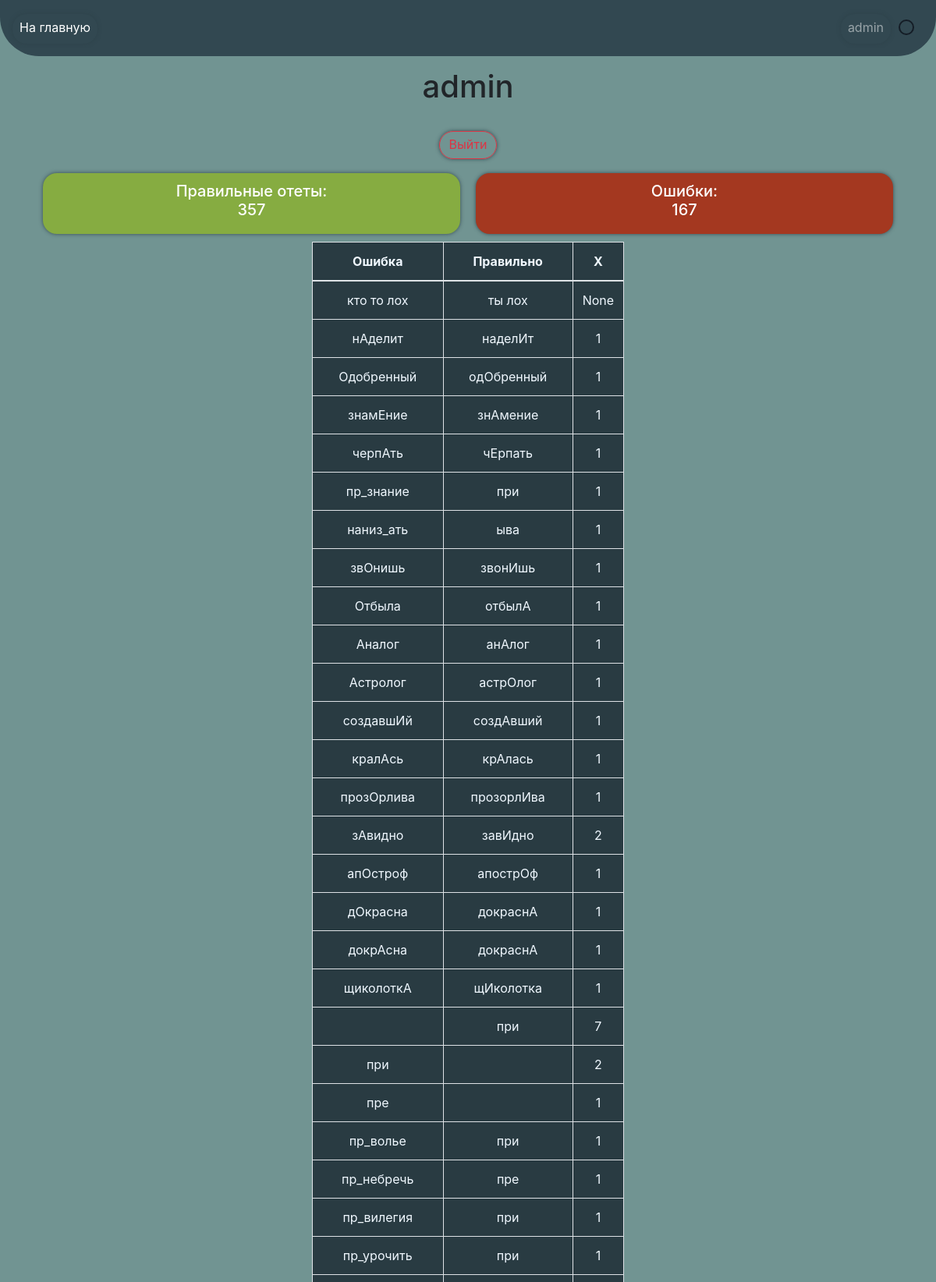
The page /game/profile/admin/ (signed in, upper part) on the database its author committed.
### wordsgame/models.py (models this page shows, shortened)
class GameUser(AbstractUser):
    static_wrong = models.IntegerField(
        verbose_name='Количество неверных ответов')
    static_correct = models.IntegerField(
        verbose_name='Количество верных ответов')
    def get_absolute_url(self):
        return reverse("profile_url", kwargs={"current_user_page_name": self.username})

class Mistake(models.Model):
    your_answer = models.CharField(
        verbose_name='Ошибочный ответ', max_length=50)
    correct_answer = models.CharField(
        verbose_name='Правильный ответ', max_length=50)
    user_didit = models.ManyToManyField(GameUser)
    count = models.IntegerField(verbose_name='Количество повторений ошибки', blank=True, null=True)

### wordsgame/views.py (the view, shortened to what this page needs)
# urls.py: path('profile/<str:current_user_page_name>/', MyProfile.as_view(), name='profile_url'),
class MyProfile(View):
    def get(self, request, current_user_page_name):
        if request.user.is_authenticated:
            if request.user.username == current_user_page_name:
                mist = request.user.mistake_set.all()
                return render(request, 'wordsgame/Myprofile.html', context={'mistakes': mist, 'profile':request.user})
            else:
                return HttpResponseNotFound('Пользователя с таким именем не существует')
        else:
            return HttpResponseForbidden('Для просмотра профиля необходимо быть авторизированным пользователем')

### wordsgame/templates/wordsgame/Myprofile.html (shortened to what this page needs)
{% extends 'wordsgame/base.html' %}
{% load static %}
{% block navbar %}
<div class="collapse navbar-collapse" id="navbarSupportedContent">
    <ul class="navbar-nav mr-auto">
        <li class="nav-item active">
            <a class="nav-link btn" href="{% url 'index_page_url' %}">На главную</a>
        </li>
    </ul>
    {% include 'wordsgame/includes/profilenav.html' %}
</div>
{% endblock %}
{% block content %}
<h1 id="username">{{ profile.username }}</h1>
<div style="text-align: center;"><a class="btn btn-outline-danger" href="{% url 'logout_url' %}">Выйти</a></div>
<div class="container statistic">
    <div class="badge-success btn st-elem">
        <h5>Правильные отеты:<br>{{ profile.static_correct }}</h5>
    </div>
    <div class="badge-danger btn st-elem">
        <h5>Ошибки:<br>{{ profile.static_wrong }}</h5>
    </div>
</div>
<div id="tableblock">
    <div>
        <table class="table table-bordered">
            <thead>
                <tr>
                    <th>Ошибка</th>
                    <th>Правильно</th>
                    <th>X</th>
                </tr>
            </thead>
            <tbody>
                {% for mist in mistakes %}
                <tr>
                    <td>{{ mist.your_answer }}</td>
                    <td>{{ mist.correct_answer }}</td>
                    <td scope="row">{{ mist.count }}</td>
                </tr>
                {% endfor %}
            </tbody>
        </table>
    </div>
</div>
{% endblock %}

### wordsgame/templates/wordsgame/base.html (shortened to what this page needs)
{% load static %}
<!DOCTYPE html>
<html lang="ru">
<head>
    <link rel="stylesheet" href="https://stackpath.bootstrapcdn.com/bootstrap/4.3.1/css/bootstrap.min.css"
>
    <link rel="stylesheet" href="{% static 'css/style.css' %}">
</head>
<body>
    <div id="main">
        <nav class="navbar navbar-expand-lg navbar-dark">
            {% block navbar %}
            {% endblock %}
            <div class="switch" id="container-switch">
                <label for="check"><div></div></label>
                <label for="switch-1" class="switch-label">
                </label>
            </div>
        </nav>
        <div class="container-fluid">
            {% block content %}{% endblock %}
        </div>
    </div>
</body>

### wordsgame/templates/wordsgame/includes/profilenav.html (shortened to what this page needs)
<ul class="navbar-nav">
    {% if request.user.is_authenticated %}
    <li>
        <a class="nav-link btn" href="{{ request.user.get_absolute_url }}">{{ request.user.username }}</a>
    </li>
    {% endif %}
</ul>

### static/css/style.css (style rules this page uses)
#main { width: 100vw; height: 100vmax; }
.navbar-dark { background-color: #324851; border-radius:0 0 50px 50px; }
.btn { padding-top: 4px; margin-top: 10px; margin-bottom: 8px; border-radius: 18px; box-shadow: 0 0 5px rgba(45,65,73,0.9); }
.navbar-dark { justify-content: space-around; }
.navrow, ul { justify-content: center; text-align: center; }
.statistic { display: flex; justify-content: center; }
.st-elem { padding: 10px; margin: 10px; width: 50%; }
#username { display: flex; justify-content: center; padding: 15px; }
.table { text-align: center; background-color:#293B42; color: aliceblue; }
#tableblock { width: 100%; display: flex; justify-content: center; }
#container-switch { margin: 0 auto; display: block; width: 42px; height: 42px; border-radius: 5px; position: relative; }
#container-switch label { height: 40px; width: 40px; z-index: 0; display: inline-block; position: absolute; top: 0; left: 0; }
#container-switch label div { height: 20px; width: 20px; border: solid 2px rgba(0, 0, 10, 0.6); margin: 10px; border-radius: 50%; transform: rotate(45deg); transition: all 100ms ease-in-out, border 50ms ease 100ms; }

### static/css/light.css (style rules this page uses)
body { background: #719492; }
.navbar-dark { background-color: #324851; }
.btn { box-shadow: 0 0 5px rgba(45,65,73,0.9); }
.badge-success { background-color: #86AC41; }
.badge-danger { background-color:#A43820; }
.table { background-color:#293B42; color: aliceblue; }

### rows shown on the page
GameUser: user.username "admin", username "admin", static_correct "357", static_wrong "167"
Mistake: your_answer "кто то лох", correct_answer "ты лох", count "None"
Mistake: your_answer "нАделит", correct_answer "наделИт", count "1"
Mistake: your_answer "Одобренный", correct_answer "одОбренный", count "1"
Mistake: your_answer "знамЕние", correct_answer "знАмение", count "1"
Mistake: your_answer "черпАть", correct_answer "чЕрпать", count "1"
Mistake: your_answer "пр_знание", correct_answer "при", count "1"
Mistake: your_answer "наниз_ать", correct_answer "ыва", count "1"
Mistake: your_answer "звОнишь", correct_answer "звонИшь", count "1"
Mistake: your_answer "Отбыла", correct_answer "отбылА", count "1"
Mistake: your_answer "Аналог", correct_answer "анАлог", count "1"
Mistake: your_answer "Астролог", correct_answer "астрОлог", count "1"
Mistake: your_answer "создавшИй", correct_answer "создАвший", count "1"
Mistake: your_answer "кралАсь", correct_answer "крАлась", count "1"
Mistake: your_answer "прозОрлива", correct_answer "прозорлИва", count "1"
Mistake: your_answer "зАвидно", correct_answer "завИдно", count "2"
Mistake: your_answer "апОстроф", correct_answer "апострОф", count "1"
Mistake: your_answer "дОкрасна", correct_answer "докраснА", count "1"
Mistake: your_answer "докрАсна", correct_answer "докраснА", count "1"
Mistake: your_answer "щиколоткА", correct_answer "щИколотка", count "1"
Mistake: correct_answer "при", count "7"
Mistake: your_answer "при", count "2"
Mistake: your_answer "пре", count "1"
Mistake: your_answer "пр_волье", correct_answer "при", count "1"
Mistake: your_answer "пр_небречь", correct_answer "пре", count "1"
Mistake: your_answer "пр_вилегия", correct_answer "при", count "1"
Mistake: your_answer "пр_урочить", correct_answer "при", count "1"
